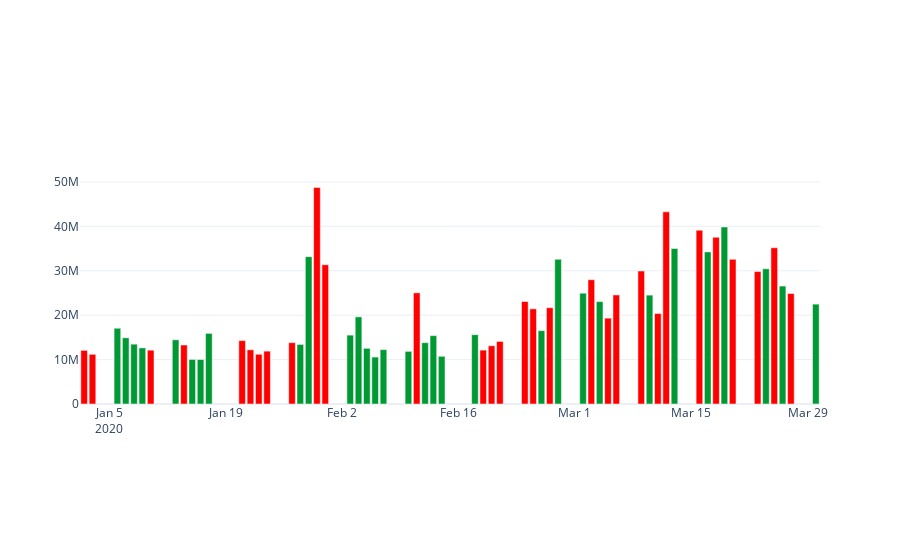

Notebook code for this chart:
### Code cell
vbcolors = []

for i in range(len(df.Close)):
    if i != 0:
        if df.Close[i] > df.Close[i-1]:
            vbcolors.append("#009933")
        else:
            vbcolors.append("#ff0000")
    else:
        if df.Open[i] > df.Close[i]:
            vbcolors.append("#009933")
        else:
            vbcolors.append("#ff0000")

fig = go.Figure(data=[go.Bar(
    x= df.Date,
    y= df.Volume,
    marker_color = vbcolors,
    yaxis='y2'
)])

fig.update_layout(

      template="plotly_white",
      showlegend = False,
      yaxis2 = {"domain": [0.0, 0.2]},
    )



fig.show()
